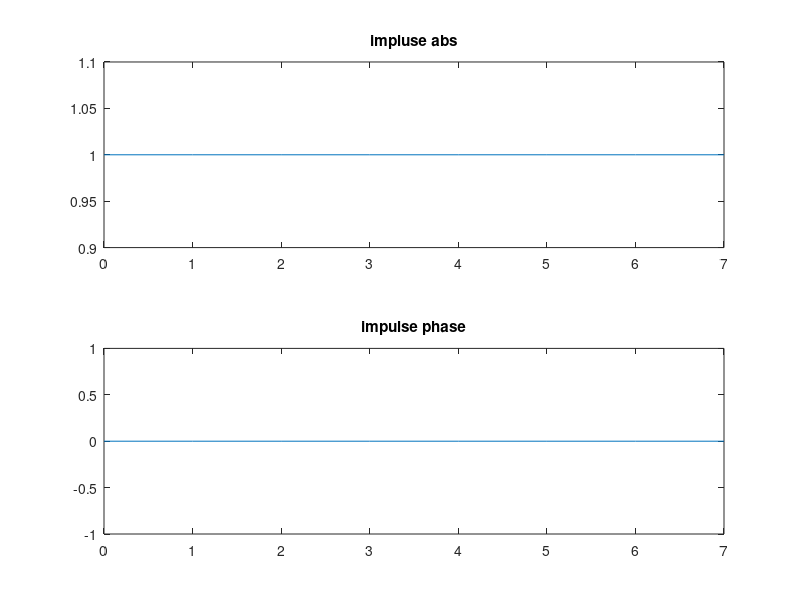
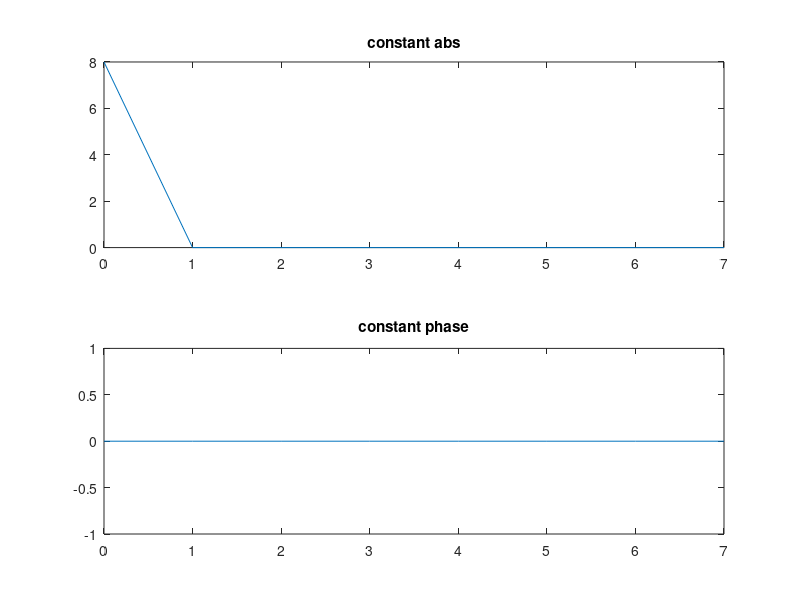

Write the MATLAB code that produced these figures, in order.

%exercise2_3

n=0;
x_n=1;

l = 1;

x_n_delayed=zeros(1,8);
n = 0:1:7;
for i = 1:8
    if (i == l)
        x_n_delayed(i) = 1;
    end
end

X_n_freq= fft(x_n_delayed);

figure
subplot (2,1,1);
plot (n, abs(X_n_freq));
title ('impluse abs')
subplot (2,1,2);
plot (n, angle(X_n_freq));
% DFT of a delta fucntion is zero magnitude and zero phase
% ii it will be a flat line in frequency domain 
title ('impulse phase');

figure 
n = 0:1:7;
X_fft= fft(ones(1,8));
subplot (2,1,1);
plot (n,abs(X_fft));
title ('constant abs');
subplot (2,1,2);
plot (n,angle(X_fft));
title('constant phase');